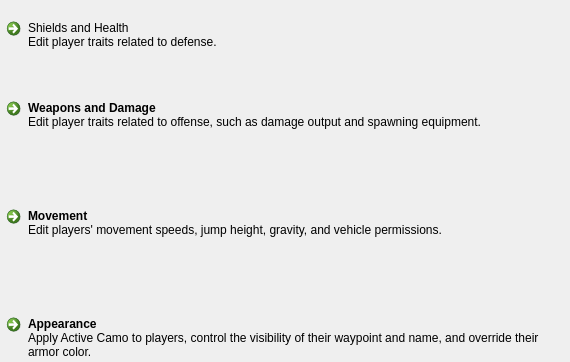
<?xml version="1.0" encoding="UTF-8"?>
<ui version="4.0">
 <class>PlayerTraitsRootFrame</class>
 <widget class="QFrame" name="PlayerTraitsRootFrame">
  <property name="geometry">
   <rect>
    <x>0</x>
    <y>0</y>
    <width>570</width>
    <height>362</height>
   </rect>
  </property>
  <property name="windowTitle">
   <string>Frame</string>
  </property>
  <widget class="QWidget" name="verticalLayoutWidget">
   <property name="geometry">
    <rect>
     <x>-1</x>
     <y>-1</y>
     <width>571</width>
     <height>424</height>
    </rect>
   </property>
   <layout class="QVBoxLayout" name="verticalLayout">
    <property name="sizeConstraint">
     <enum>QLayout::SetDefaultConstraint</enum>
    </property>
    <item>
     <widget class="QCommandLinkButton" name="PlayerTraitsRootButtonDefense">
      <property name="sizePolicy">
       <sizepolicy hsizetype="Preferred" vsizetype="Fixed">
        <horstretch>0</horstretch>
        <verstretch>0</verstretch>
       </sizepolicy>
      </property>
      <property name="minimumSize">
       <size>
        <width>0</width>
        <height>0</height>
       </size>
      </property>
      <property name="font">
       <font>
        <family>Segoe UI</family>
        <weight>50</weight>
        <bold>false</bold>
       </font>
      </property>
      <property name="autoFillBackground">
       <bool>false</bool>
      </property>
      <property name="text">
       <string>Shields and Health</string>
      </property>
      <property name="checkable">
       <bool>false</bool>
      </property>
      <property name="description">
       <string>Edit player traits related to defense.</string>
      </property>
     </widget>
    </item>
    <item>
     <widget class="QCommandLinkButton" name="PlayerTraitsRootButtonOffense">
      <property name="sizePolicy">
       <sizepolicy hsizetype="Preferred" vsizetype="Fixed">
        <horstretch>0</horstretch>
        <verstretch>0</verstretch>
       </sizepolicy>
      </property>
      <property name="text">
       <string>Weapons and Damage</string>
      </property>
      <property name="description">
       <string>Edit player traits related to offense, such as damage output and spawning equipment.</string>
      </property>
     </widget>
    </item>
    <item>
     <widget class="QCommandLinkButton" name="PlayerTraitsRootButtonMovement">
      <property name="sizePolicy">
       <sizepolicy hsizetype="Preferred" vsizetype="Fixed">
        <horstretch>0</horstretch>
        <verstretch>0</verstretch>
       </sizepolicy>
      </property>
      <property name="text">
       <string>Movement</string>
      </property>
      <property name="description">
       <string>Edit players' movement speeds, jump height, gravity, and vehicle permissions.</string>
      </property>
     </widget>
    </item>
    <item>
     <widget class="QCommandLinkButton" name="PlayerTraitsRootButtonAppearance">
      <property name="sizePolicy">
       <sizepolicy hsizetype="Preferred" vsizetype="Fixed">
        <horstretch>0</horstretch>
        <verstretch>0</verstretch>
       </sizepolicy>
      </property>
      <property name="text">
       <string>Appearance</string>
      </property>
      <property name="description">
       <string>Apply Active Camo to players, control the visibility of their waypoint and name, and override their armor color.</string>
      </property>
     </widget>
    </item>
   </layout>
  </widget>
 </widget>
 <resources/>
 <connections/>
</ui>
